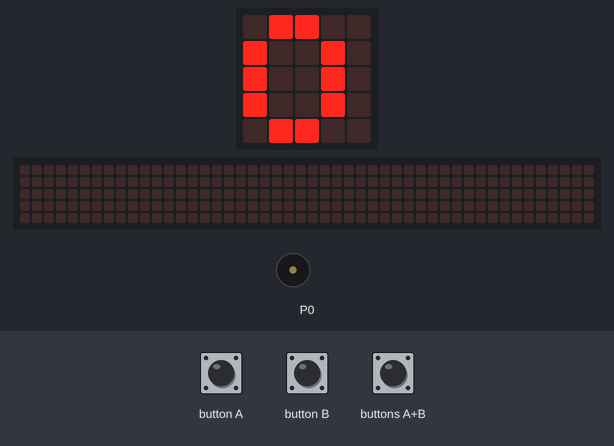
A program run on a simulated BBC micro:bit (MakeCode). On the bench: the board's 5×5 LED display, a strip that is not on the board, showing the scrolling text unrolled, buzzer (waves = sounding). The test bench sets the inputs (shaded band). A reset restarts the program; the 48×5 strip is a reading aid, not a part: it shows the text the display is scrolling, unrolled, one strip-width of it at a time.

Above: at 8.2 s.
8.3 s: buttons A+B pressed for 0.15 s
At 9.2 s:
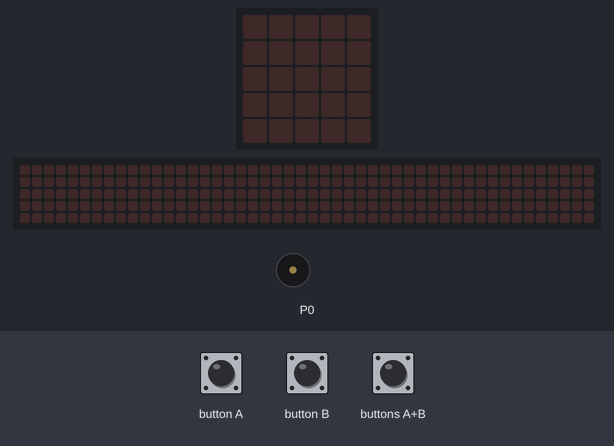
11.2 s: button A pressed for 0.15 s
At 11.82 s:
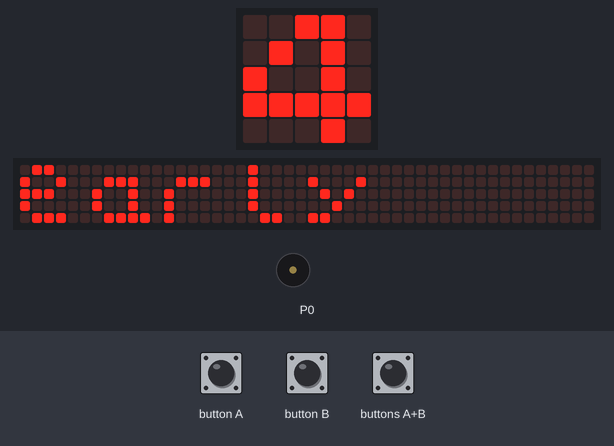
11.9 s: buttons A+B pressed for 1 s
At 14.39 s:
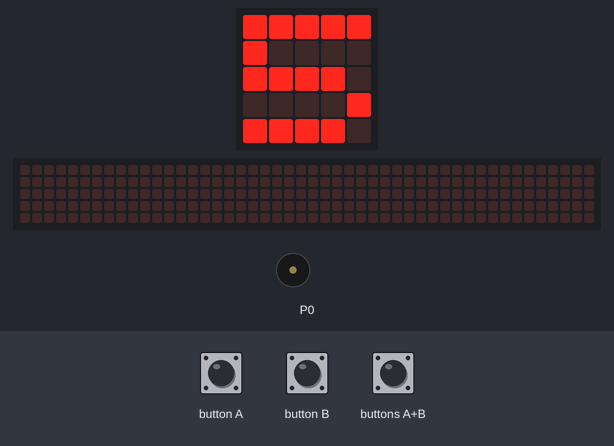
14.4 s: button A pressed for 0.15 s
At 15.42 s:
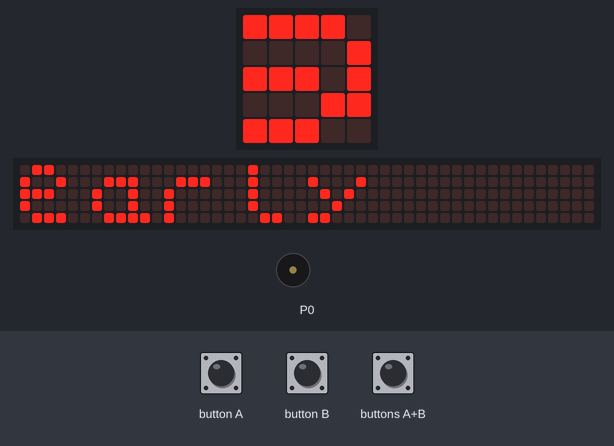
Timing chart, 0 to 16.1 s (numbered marks = the images above; inputs shaded):
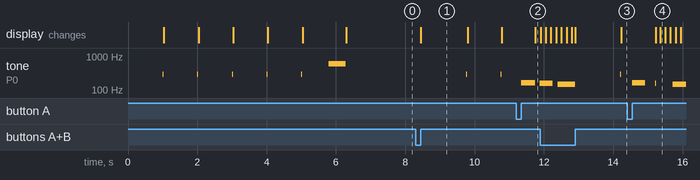

The program:

main.ts
```typescript
input.onButtonPressed(Button.A, function () {
    if (start == 1) {
        eredmeny = control.millis() - startMillis
    } else {
        music.startMelody(music.builtInMelody(Melodies.Wawawawaa), MelodyOptions.Once)
        basic.showString("early")
        control.reset()
    }
})
input.onButtonPressed(Button.AB, function () {
    control.reset()
})
input.onButtonPressed(Button.B, function () {
    basic.showNumber(eredmeny)
})
let eredmeny = 0
let startMillis = 0
let start = 0
start = 0
for (let index = 0; index <= 4; index++) {
    while (0 > control.millis() - (index + 1) * 1000) {

    }
    startMillis = control.millis()
    music.playTone(294, music.beat(BeatFraction.Sixteenth))
    basic.showNumber(5 - index)
}
music.playTone(587, music.beat(BeatFraction.Whole))
startMillis = control.millis()
start = 1
basic.showNumber(0)
```

test.ts
```typescript
// ide kerülnek a tesztek; a rendszer ezt nem kompilálja, ha a csomagot bővítményként használják.
```

Measured:
- after the input at 8.3 s, tone on P0: alternates 294 Hz for 0.03 s and silent for 0.97 s, starting after 1.5 s; the display: changes after 0.15 s (image 1)
- after the input at 11.2 s, the display: changes after 0.55 s (image 2)
- after the input at 11.9 s, the display: first differs from a run without the input after 1.0 s (image 3 shows a later state)
- after the input at 14.4 s, the display: first changes after 0.83 s (image 4 shows a later state)
- what the display in image 1 shows lasts 1.3 s, from 8.5 s to 9.8 s
